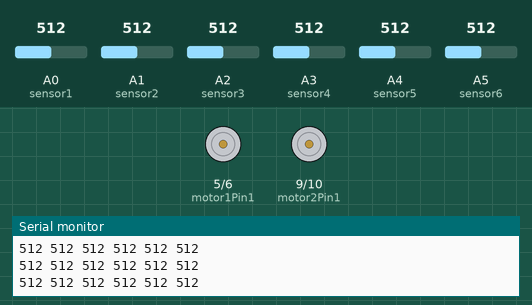
A sketch run on a simulated Arduino Uno, built with avr-gcc and run on an emulated ATmega328P. Parts: motor-driver pin pairs drawn as motors (green arrow = first pin HIGH = forward, orange = second pin HIGH = backward, longer = more drive), the last lines printed to the serial monitor. The inputs (shaded band) are chosen by the test bench; at power-on: A0 (sensor1) = 512, A4 (sensor5) = 512, A1 (sensor2) = 512, A2 (sensor3) = 512, A3 (sensor4) = 512, A5 (sensor6) = 512.

Above: at 1.2 s.
1.3 s: A0 (sensor1) set to 489
At 2.5 s:
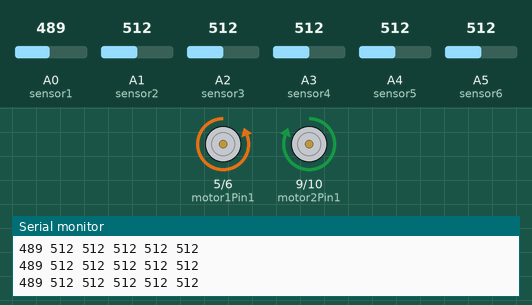
2.8 s: A0 (sensor1) set to 510
At 3.5 s:
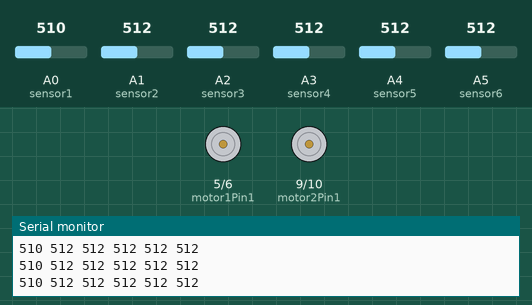
5.8 s: A4 (sensor5) set to 486
At 6.4 s:
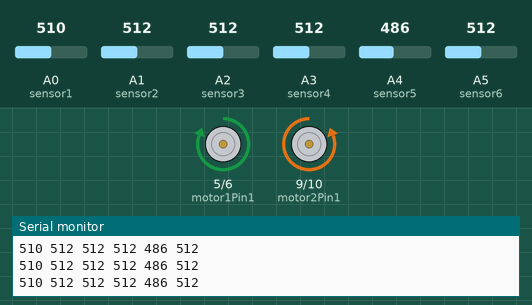
7.3 s: A4 (sensor5) set to 510
At 8.3 s:
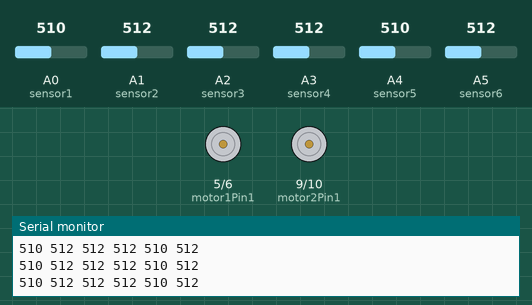
8.8 s: A1 (sensor2) set to 481
At 9.2 s:
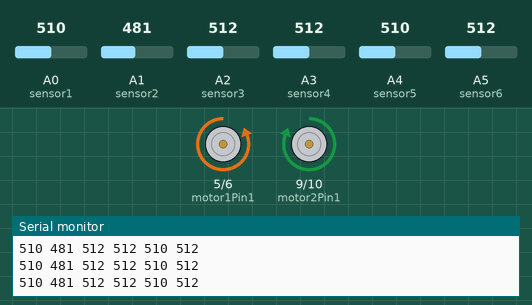
Timing chart, 0 to 11.3 s (numbered marks = the images above; inputs shaded):
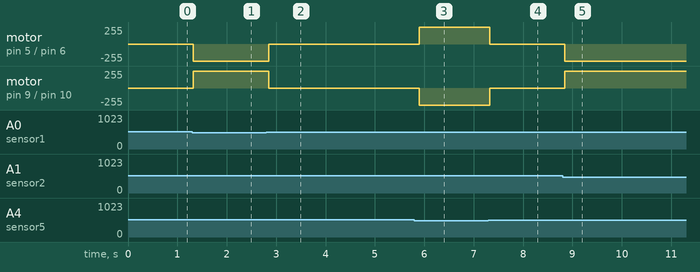

Measured:
- the behaviour switches between 500 and 499 on A0 (sensor1) (found by bisection; images 0 and 1)
- the behaviour switches between 500 and 499 on A4 (sensor5) (found by bisection; images 2 and 3)
- the behaviour switches between 500 and 499 on A1 (sensor2) (found by bisection; images 4 and 5)
- after the input at 1.3 s, motor on pin 5 (motor1Pin1) / pin 6 (motor1Pin2): stopped → backward 255/255 at once; motor on pin 9 (motor2Pin1) / pin 10 (motor2Pin2): stopped → forward 255/255 at once
- after the input at 2.8 s, motor on pin 5 (motor1Pin1) / pin 6 (motor1Pin2): backward 255/255 → stopped after 0.05 s; motor on pin 9 (motor2Pin1) / pin 10 (motor2Pin2): forward 255/255 → stopped after 0.05 s
- after the input at 5.8 s, motor on pin 5 (motor1Pin1) / pin 6 (motor1Pin2): stopped → forward 255/255 after 0.10 s; motor on pin 9 (motor2Pin1) / pin 10 (motor2Pin2): stopped → backward 255/255 after 0.10 s
- after the input at 7.3 s, motor on pin 5 (motor1Pin1) / pin 6 (motor1Pin2): forward 255/255 → stopped at once; motor on pin 9 (motor2Pin1) / pin 10 (motor2Pin2): backward 255/255 → stopped at once
- after the input at 8.8 s, motor on pin 5 (motor1Pin1) / pin 6 (motor1Pin2): stopped → backward 255/255 after 0.05 s; motor on pin 9 (motor2Pin1) / pin 10 (motor2Pin2): stopped → forward 255/255 after 0.05 s

The sketch:

LFR.ino
```cpp
// Pin Definitions
const int motor1Pin1 = 5;  // Motor 1 Forward
const int motor1Pin2 = 6;  // Motor 1 Backward
const int motor2Pin1 = 9;  // Motor 2 Forward
const int motor2Pin2 = 10; // Motor 2 Backward

// Sensor pins (6-sensor TCRT array)
const int sensor1 = A0;
const int sensor2 = A1;
const int sensor3 = A2;
const int sensor4 = A3;
const int sensor5 = A4;
const int sensor6 = A5;

void setup() {
  // Set motor pins as output
  pinMode(motor1Pin1, OUTPUT);
  pinMode(motor1Pin2, OUTPUT);
  pinMode(motor2Pin1, OUTPUT);
  pinMode(motor2Pin2, OUTPUT);

  // Set sensor pins as input
  pinMode(sensor1, INPUT);
  pinMode(sensor2, INPUT);
  pinMode(sensor3, INPUT);
  pinMode(sensor4, INPUT);
  pinMode(sensor5, INPUT);
  pinMode(sensor6, INPUT);

  // Initialize serial communication for debugging
  Serial.begin(9600);
}

void loop() {
  // Read sensor values
  int s1 = analogRead(sensor1);
  int s2 = analogRead(sensor2);
  int s3 = analogRead(sensor3);
  int s4 = analogRead(sensor4);
  int s5 = analogRead(sensor5);
  int s6 = analogRead(sensor6);

  // Debugging sensor values
  Serial.print(s1); Serial.print(" ");
  Serial.print(s2); Serial.print(" ");
  Serial.print(s3); Serial.print(" ");
  Serial.print(s4); Serial.print(" ");
  Serial.print(s5); Serial.print(" ");
  Serial.println(s6);

  // Threshold value to detect the line (adjust based on your environment)
  int threshold = 500;

  // Line-following logic based on sensor values
  if (s3 < threshold && s4 < threshold) {
    // Move forward when the middle sensors detect the line
    moveForward();
  } else if (s1 < threshold || s2 < threshold) {
    // Turn left when left sensors detect the line
    turnLeft();
  } else if (s5 < threshold || s6 < threshold) {
    // Turn right when right sensors detect the line
    turnRight();
  } else {
    // Stop if no sensors detect the line
    stopRobot();
  }

  delay(100);  // Short delay for stability
}

// Function to move the robot forward
void moveForward() {
  digitalWrite(motor1Pin1, HIGH);
  digitalWrite(motor1Pin2, LOW);
  digitalWrite(motor2Pin1, HIGH);
  digitalWrite(motor2Pin2, LOW);
}

// Function to turn the robot left
void turnLeft() {
  digitalWrite(motor1Pin1, LOW);
  digitalWrite(motor1Pin2, HIGH);
  digitalWrite(motor2Pin1, HIGH);
  digitalWrite(motor2Pin2, LOW);
}

// Function to turn the robot right
void turnRight() {
  digitalWrite(motor1Pin1, HIGH);
  digitalWrite(motor1Pin2, LOW);
  digitalWrite(motor2Pin1, LOW);
  digitalWrite(motor2Pin2, HIGH);
}

// Function to stop the robot
void stopRobot() {
  digitalWrite(motor1Pin1, LOW);
  digitalWrite(motor1Pin2, LOW);
  digitalWrite(motor2Pin1, LOW);
  digitalWrite(motor2Pin2, LOW);
}
```
